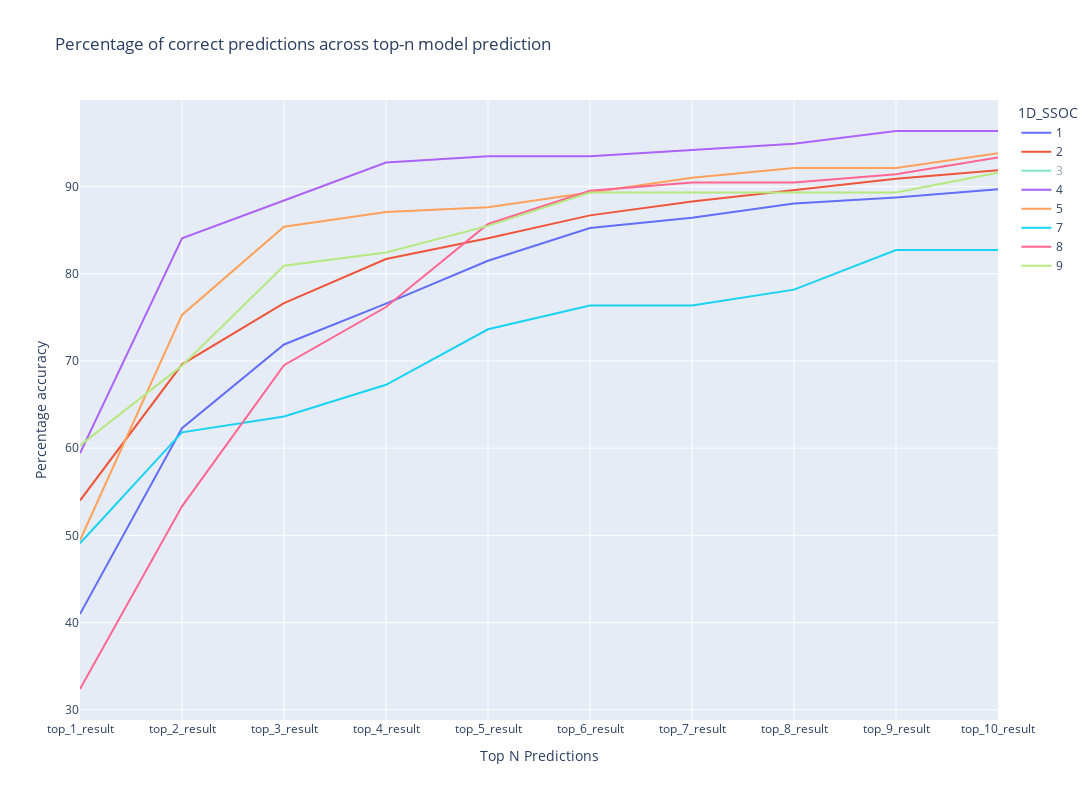

Notebook code cell kept with this figure:
### Code cell
fig = px.line(df_across_time_percentage, x="Top N Predictions", y="Percentage accuracy", color="1D_SSOC", 
              title="Percentage of correct predictions across top-n model prediction")

fig.update_layout(
    autosize=False,
    width=1600,
    height=800)

fig.show()

### Figure 1 — Plotly figure (JSON) as saved in the notebook; plotly's stock layout.template omitted (floating-point values rounded to 4 significant figures)
{"data": [{"hovertemplate": "1D_SSOC=1<br>Top N Predictions=%{x}<br>Percentage accuracy=%{y}<extra></extra>", "legendgroup": "1", "line": {"color": "#636efa", "dash": "solid"}, "marker": {"symbol": "circle"}, "mode": "lines", "name": "1", "orientation": "v", "showlegend": true, "type": "scatter", "visible": true, "x": ["top_1_result", "top_2_result", "top_3_result", "top_4_result", "top_5_result", "top_6_result", "top_7_result", "top_8_result", "top_9_result", "top_10_result"], "xaxis": "x", "y": [40.98, 62.3, 71.9, 76.58, 81.5, 85.25, 86.42, 88.06, 88.76, 89.7], "yaxis": "y"}, {"hovertemplate": "1D_SSOC=2<br>Top N Predictions=%{x}<br>Percentage accuracy=%{y}<extra></extra>", "legendgroup": "2", "line": {"color": "#EF553B", "dash": "solid"}, "marker": {"symbol": "circle"}, "mode": "lines", "name": "2", "orientation": "v", "showlegend": true, "type": "scatter", "visible": true, "x": ["top_1_result", "top_2_result", "top_3_result", "top_4_result", "top_5_result", "top_6_result", "top_7_result", "top_8_result", "top_9_result", "top_10_result"], "xaxis": "x", "y": [54.0, 69.62, 76.63, 81.7, 84.08, 86.7, 88.29, 89.57, 90.91, 91.89], "yaxis": "y"}, {"hovertemplate": "1D_SSOC=3<br>Top N Predictions=%{x}<br>Percentage accuracy=%{y}<extra></extra>", "legendgroup": "3", "line": {"color": "#00cc96", "dash": "solid"}, "marker": {"symbol": "circle"}, "mode": "lines", "name": "3", "orientation": "v", "showlegend": true, "type": "scatter", "visible": "legendonly", "x": ["top_1_result", "top_2_result", "top_3_result", "top_4_result", "top_5_result", "top_6_result", "top_7_result", "top_8_result", "top_9_result", "top_10_result"], "xaxis": "x", "y": [41.87, 57.46, 69.27, 73.94, 78.62, 80.4, 83.96, 85.08, 85.3, 85.97], "yaxis": "y"}, {"hovertemplate": "1D_SSOC=4<br>Top N Predictions=%{x}<br>Percentage accuracy=%{y}<extra></extra>", "legendgroup": "4", "line": {"color": "#ab63fa", "dash": "solid"}, "marker": {"symbol": "circle"}, "mode": "lines", "name": "4", "orientation": "v", "showlegend": true, "type": "scatter", "visible": true, "x": ["top_1_result", "top_2_result", "top_3_result", "top_4_result", "top_5_result", "top_6_result", "top_7_result", "top_8_result", "top_9_result", "top_10_result"], "xaxis": "x", "y": [59.42, 84.06, 88.41, 92.75, 93.48, 93.48, 94.2, 94.93, 96.38, 96.38], "yaxis": "y"}, {"hovertemplate": "1D_SSOC=5<br>Top N Predictions=%{x}<br>Percentage accuracy=%{y}<extra></extra>", "legendgroup": "5", "line": {"color": "#FFA15A", "dash": "solid"}, "marker": {"symbol": "circle"}, "mode": "lines", "name": "5", "orientation": "v", "showlegend": true, "type": "scatter", "visible": true, "x": ["top_1_result", "top_2_result", "top_3_result", "top_4_result", "top_5_result", "top_6_result", "top_7_result", "top_8_result", "top_9_result", "top_10_result"], "xaxis": "x", "y": [49.44, 75.28, 85.39, 87.08, 87.64, 89.33, 91.01, 92.13, 92.13, 93.82], "yaxis": "y"}, {"hovertemplate": "1D_SSOC=7<br>Top N Predictions=%{x}<br>Percentage accuracy=%{y}<extra></extra>", "legendgroup": "7", "line": {"color": "#19d3f3", "dash": "solid"}, "marker": {"symbol": "circle"}, "mode": "lines", "name": "7", "orientation": "v", "showlegend": true, "type": "scatter", "visible": true, "x": ["top_1_result", "top_2_result", "top_3_result", "top_4_result", "top_5_result", "top_6_result", "top_7_result", "top_8_result", "top_9_result", "top_10_result"], "xaxis": "x", "y": [49.09, 61.82, 63.64, 67.27, 73.64, 76.36, 76.36, 78.18, 82.73, 82.73], "yaxis": "y"}, {"hovertemplate": "1D_SSOC=8<br>Top N Predictions=%{x}<br>Percentage accuracy=%{y}<extra></extra>", "legendgroup": "8", "line": {"color": "#FF6692", "dash": "solid"}, "marker": {"symbol": "circle"}, "mode": "lines", "name": "8", "orientation": "v", "showlegend": true, "type": "scatter", "visible": true, "x": ["top_1_result", "top_2_result", "top_3_result", "top_4_result", "top_5_result", "top_6_result", "top_7_result", "top_8_result", "top_9_result", "top_10_result"], "xaxis": "x", "y": [32.38, 53.33, 69.52, 76.19, 85.71, 89.52, 90.48, 90.48, 91.43, 93.33], "yaxis": "y"}, {"hovertemplate": "1D_SSOC=9<br>Top N Predictions=%{x}<br>Percentage accuracy=%{y}<extra></extra>", "legendgroup": "9", "line": {"color": "#B6E880", "dash": "solid"}, "marker": {"symbol": "circle"}, "mode": "lines", "name": "9", "orientation": "v", "showlegend": true, "type": "scatter", "visible": true, "x": ["top_1_result", "top_2_result", "top_3_result", "top_4_result", "top_5_result", "top_6_result", "top_7_result", "top_8_result", "top_9_result", "top_10_result"], "xaxis": "x", "y": [60.31, 69.47, 80.92, 82.44, 85.5, 89.31, 89.31, 89.31, 89.31, 91.6], "yaxis": "y"}], "layout": {"autosize": false, "height": 800, "legend": {"title": {"text": "1D_SSOC"}, "tracegroupgap": 0}, "title": {"text": "Percentage of correct predictions across top-n model prediction"}, "width": 1600, "xaxis": {"anchor": "y", "autorange": true, "domain": [0, 1], "range": [0, 9], "title": {"text": "Top N Predictions"}, "type": "category"}, "yaxis": {"anchor": "x", "autorange": true, "domain": [0, 1], "range": [28.83, 99.93], "title": {"text": "Percentage accuracy"}, "type": "linear"}}}
